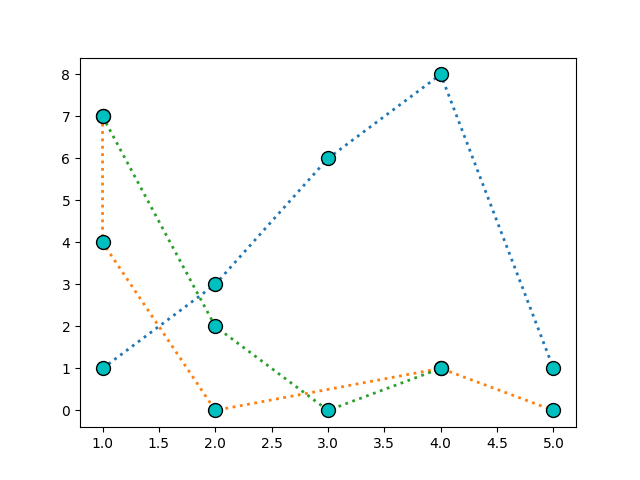

This figure's Python source:
import matplotlib.pyplot as plt
x1=[1,2,3,4,5]
y1=[1,3,6,8,1]
x2=[1,1,2,4,5]
y2=[7,4,0,1,0]
x3=[1,2,3,4]
y3=[7,2,0,1]
plt.plot(x1,y1,x2,y2,x3,y3,ls=':',lw=2,marker="o",mec="k",mfc="c",ms=10)
plt.show()
